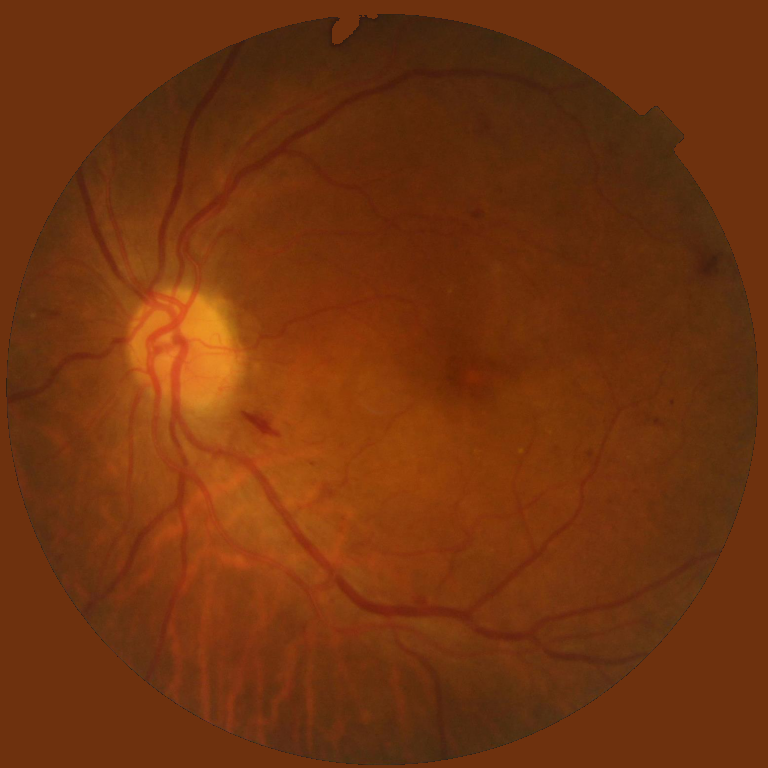
#> input picture data/examples/fundus/fives-100_d.png, 768 x 768 px
$ python -i materialize_fundus.py   (imports and definitions only)
#> lines starting #> are read from the running program, lines starting #| are printed output that depends on the picture; after the words box and inside, x2 and y2 are one past the last pixel; in counts of white or black regions, pixels touching at a corner belong together
#> further down, picture is the input picture: shape (768, 768, 3); mean B, G, R 14.1, 51.5, 114.1
"""Materialize a small FIVES fundus subset into data/examples, as first-class analysis cases.

Why fundus images belong in a crack lab: they are the control that tests the lab's own thesis. If a
crack really is just a thin, branching, low-contrast curvilinear structure on a textured background,
then the whole ladder, from the 1979 global threshold to a segmenter trained only on concrete, should
behave on a retina the way it behaves on concrete. Running it and publishing what happens is a
stronger claim than asserting the analogy in prose. The rungs that transfer and the rungs that do not
are both informative: the ridge filters here were literally published for vessels, while the learned
tier has never seen a retina.

Downscaled to 768 px on purpose. FIVES originals are 2048x2048 where vessels run roughly 8-20 px
wide; at 768 they land around 3-8 px, which is the regime the crack ladder is tuned for and the
regime its 2 px / 5 px tolerances were chosen for. Comparing at native resolution would confound
"the method failed" with "the structure is a different size than anything else in the lab".

Dataset: FIVES, Jin K. et al., Scientific Data 9:475 (2022), doi 10.1038/s41597-022-01564-3,
figshare doi 10.6084/m9.figshare.19688169.v1. Licence CC BY 4.0, verified on the primary source,
which permits redistribution with attribution: that is why these four images may be committed here
while the non-commercial crack datasets stay in the vault.

    python -m fisuralab.cases.materialize_fundus --src E:/_Temp/fives --size 768
"""
from __future__ import annotations

import argparse
import json
from pathlib import Path

import numpy as np

REPO_ROOT = Path(__file__).resolve().parents[3]
EXAMPLES = REPO_ROOT / "data" / "examples"
FUNDUS_DIR = EXAMPLES / "fundus"

CONDITION = {"N": "normal", "D": "diabetic retinopathy", "G": "glaucoma", "A": "age-related macular degeneration"}
CITATION = (
    "Jin K., Huang X., Zhou J., Li Y., Yan Y., Sun Y., Zhang Q., Wang Y., Ye J. (2022). FIVES: A Fundus "
    "Image Dataset for Artificial Intelligence based Vessel Segmentation. Scientific Data 9, 475. "
    "doi:10.1038/s41597-022-01564-3. Data: figshare doi:10.6084/m9.figshare.19688169.v1, CC BY 4.0."
)
URL = "https://doi.org/10.1038/s41597-022-01564-3"


# [5 lines left out: function _resize, not called in this run]


def _disc_and_fov(rgb: np.ndarray, erode_frac: float = 0.04):
    """Return (disc, fov): the full retina disc, and the disc eroded inward for the analysis ROI.

    A fundus image is a bright retina disc on a black surround, so the disc RIM is a strong closed
    curvilinear edge that every crack detector fires on. Two separate boundaries are needed, and
    conflating them was the earlier bug. The DISC is where the image is filled (outside it goes to a
    flat colour), so the retina-to-fill transition sits at the disc edge. The FOV is the disc eroded
    inward, and analysis is restricted to it. Because the FOV boundary is well INSIDE the disc edge,
    the transition (and the band of rim firing around it) falls OUTSIDE the FOV and is excluded, rather
    than sitting exactly on the FOV boundary where masking would still keep it.

    The disc is found by Otsu on the luminance (a bright optic disc pushes a relative threshold high
    enough to drop a dim retina, so Otsu, capped low, is used, with a near-black fallback), keeping the
    largest connected component and filling holes.
    """
#> called with erode_frac = 0.04
    from scipy import ndimage as ndi  # noqa: PLC0415
    from skimage.filters import threshold_otsu  # noqa: PLC0415

    lum = rgb.mean(axis=2)
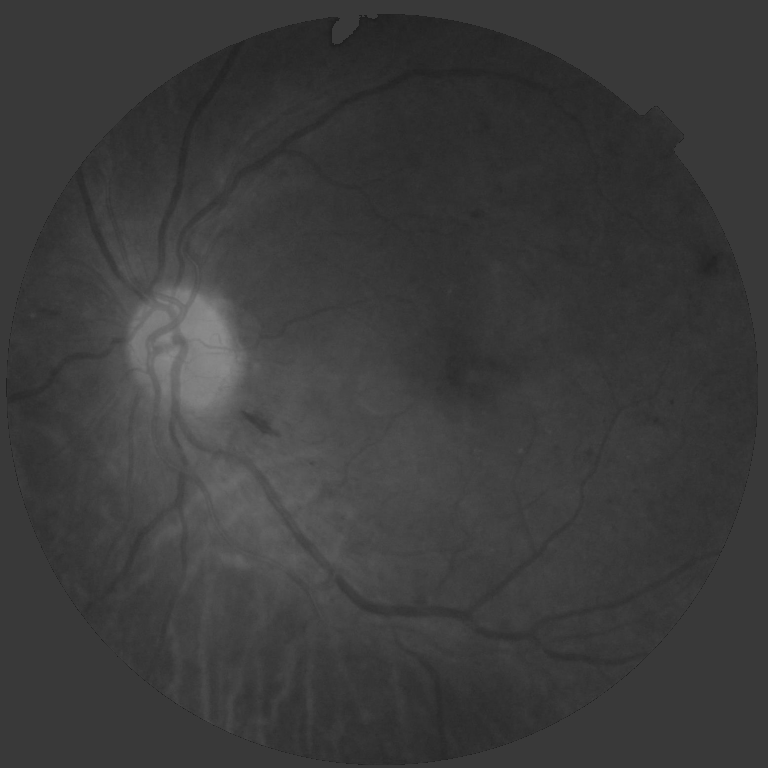
#> lum: shape (768, 768) float64; min 30.33, max 139.7, mean 59.9
    try:
        thr = float(threshold_otsu(lum))
#> thr = 70.27
    except ValueError:
        thr = 20.0
    thr = min(thr, 40.0)
#> thr = 40
    m = lum > thr
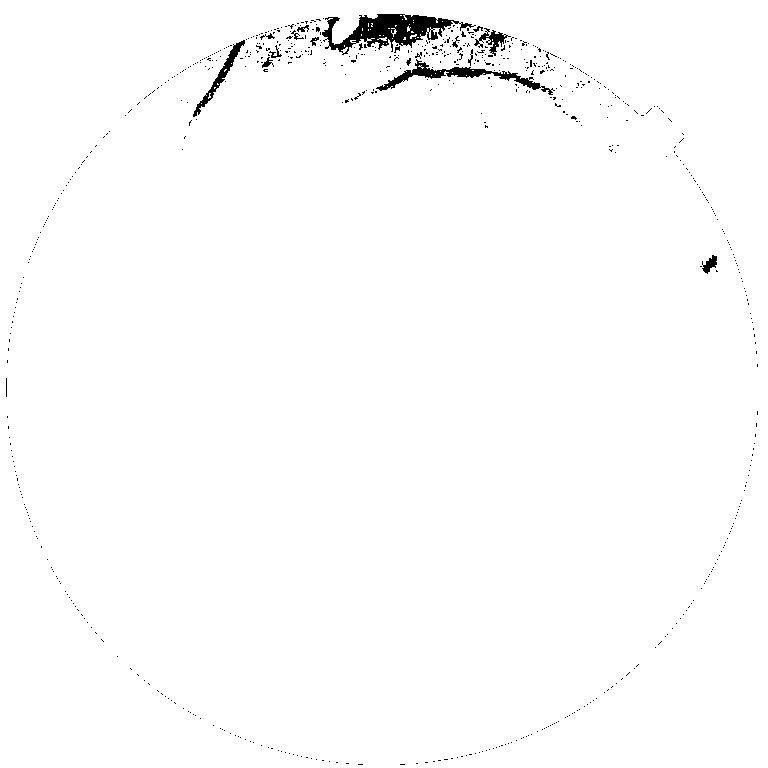
#> m: shape (768, 768) bool; 98.9% white; 695 black regions (678 under 20 px), largest, box (x1, y1, x2, y2) and area: (322, 14, 476, 55) 2579, (376, 59, 555, 95) 1209, (193, 40, 245, 117) 552
    if m.mean() < 0.35:                          # fallback: the surround is genuinely near-black
        m = lum > 18.0
    lbl, n = ndi.label(m)
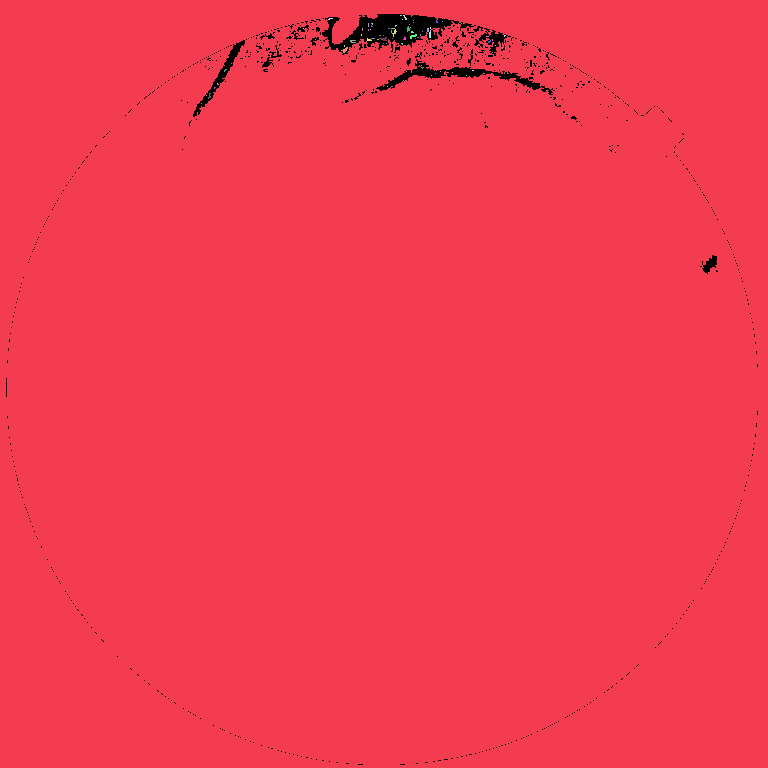
#> lbl: shape (768, 768) int32; 82 distinct labels, from 0 to 81; one colour per label, 0 black
#> n = 81
    if n > 1:                                     # keep the largest blob = the disc, drop stray flecks
        sizes = ndi.sum(np.ones_like(lbl), lbl, index=np.arange(1, n + 1))
#> sizes = 81 values, max 582839 at index 0, min 1 at index 4, mean 7199.2
        m = lbl == (1 + int(np.argmax(sizes)))
#> m: shape (768, 768) bool; 98.8% white; 695 black regions (678 under 20 px), largest, box (x1, y1, x2, y2) and area: (322, 14, 476, 55) 2807, (376, 59, 555, 95) 1234, (193, 40, 245, 117) 576
    disc = ndi.binary_fill_holes(m)
#> disc: shape (768, 768) bool; every value is 1
    r = max(1, int(erode_frac * rgb.shape[1]))
#> r = 30
    fov = ndi.binary_erosion(disc, iterations=r)
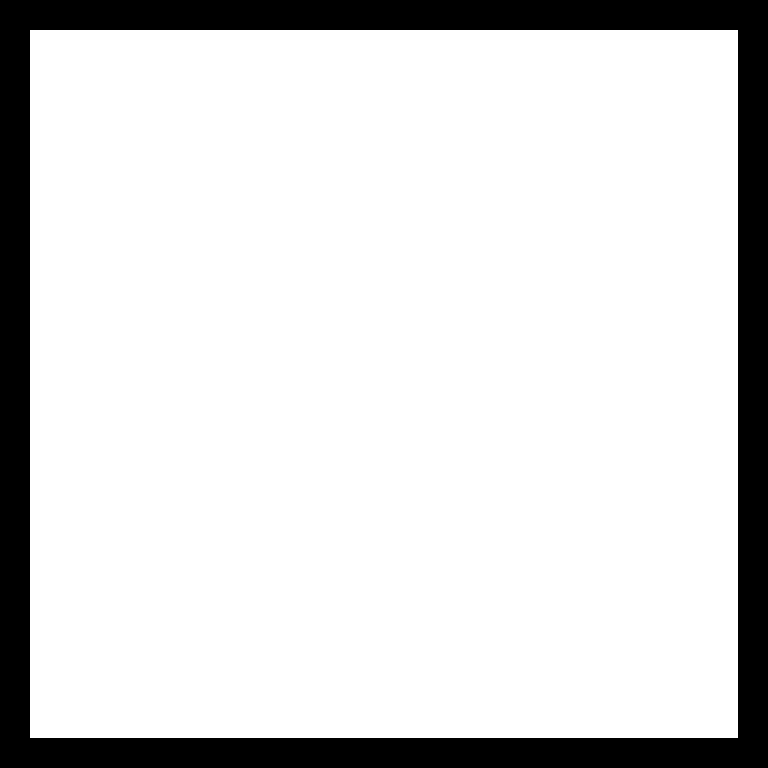
#> fov: shape (768, 768) bool; 85% white; 1 black region, box (x1, y1, x2, y2) and area: (0, 0, 768, 768) 88560
    return disc, fov


# [86 lines left out: function main, not called in this run]


# [2 lines not run here, left out]

>>> import cv2
>>> picture = cv2.imread('../../../data/examples/fundus/fives-100_d.png')
>>> result = _disc_and_fov(picture)

$ run again, on data/examples/fundus/fives-151_n.png
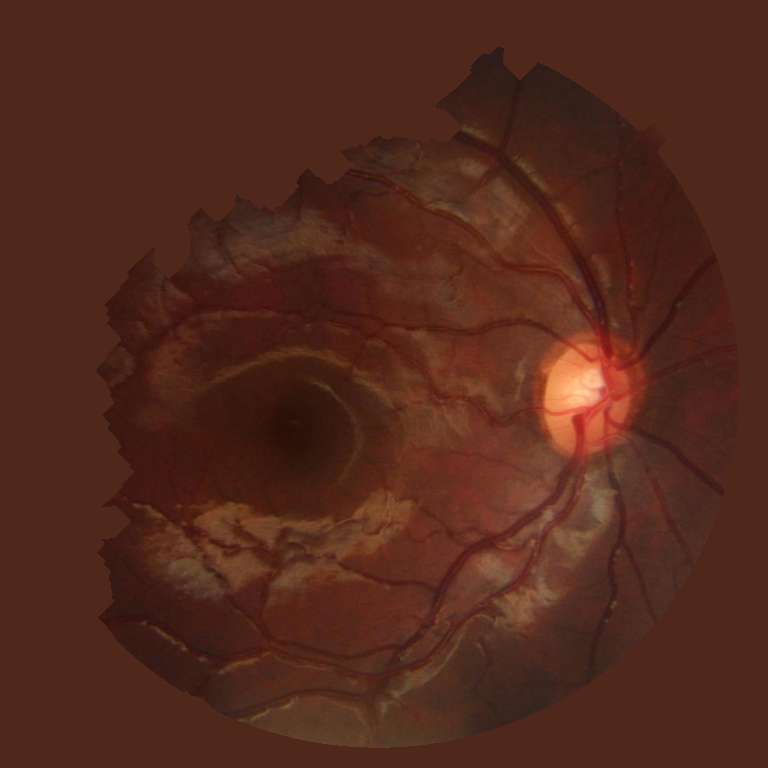
#> input picture data/examples/fundus/fives-151_n.png, 768 x 768 px
#> picture is the input picture: shape (768, 768, 3); mean B, G, R 28.3, 41, 83.3
#> in _disc_and_fov, `thr = float(threshold_otsu(lum))`: thr = 63.87
#> in _disc_and_fov, `thr = min(thr, 40.0)`: thr = 40
#> in _disc_and_fov, `lbl, n = ndi.label(m)`:
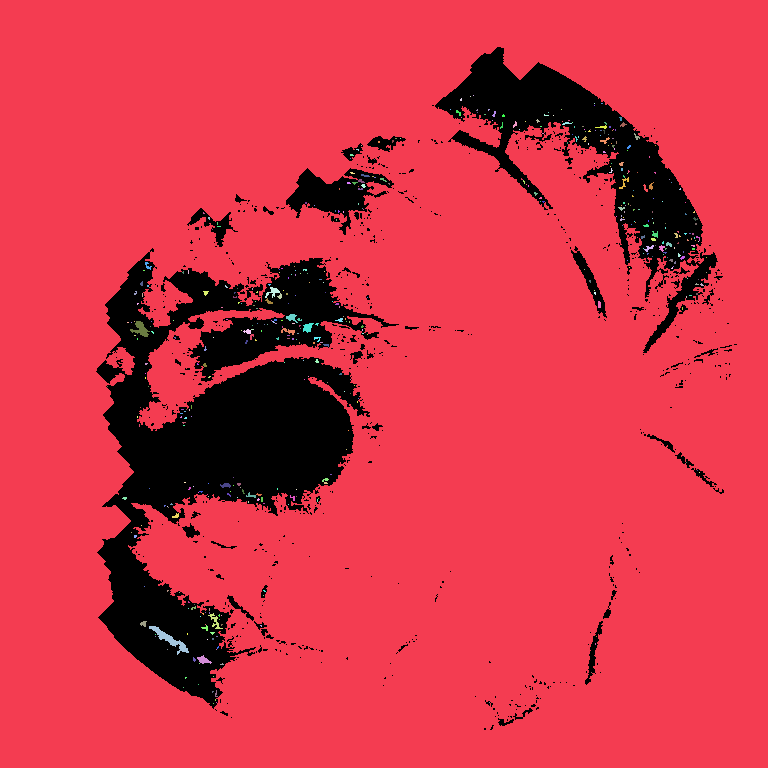
#> lbl: shape (768, 768) int32; 465 distinct labels, from 0 to 464; one colour per label, 0 black
#> n = 464
#> sizes = 464 values, max 503915 at index 0, min 1 at index 1, mean 1092.1
#> in _disc_and_fov, `m = lbl == (1 + int(np.argmax(sizes)))`:
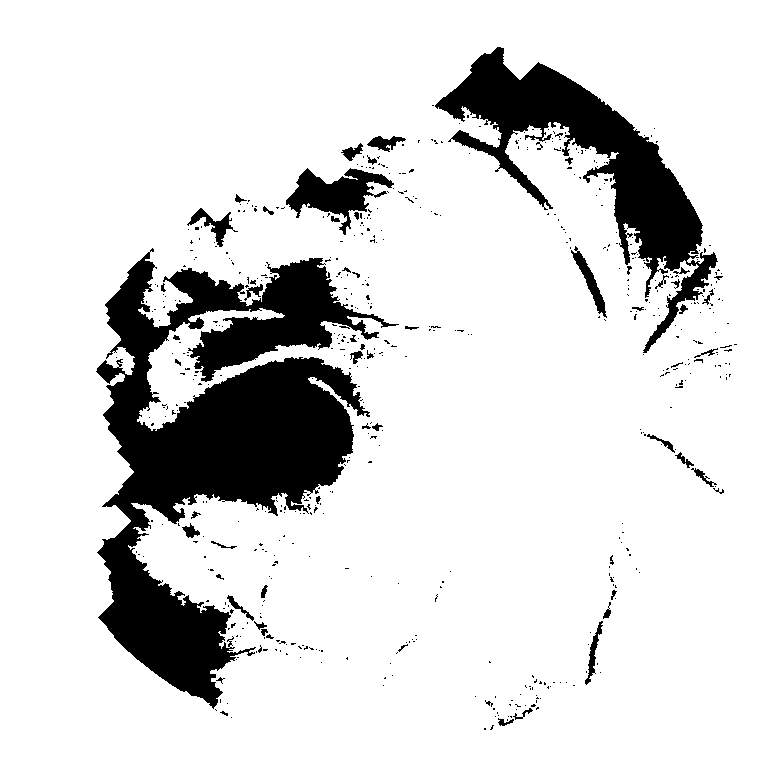
#> m: shape (768, 768) bool; 85.4% white; 575 black regions (515 under 20 px), largest, box (x1, y1, x2, y2) and area: (96, 248, 399, 709) 55869, (435, 47, 718, 353) 21141, (286, 168, 394, 235) 2998
#> disc: shape (768, 768) bool; every value is 1
#> fov: shape (768, 768) bool; 85% white; 1 black region, box (x1, y1, x2, y2) and area: (0, 0, 768, 768) 88560
